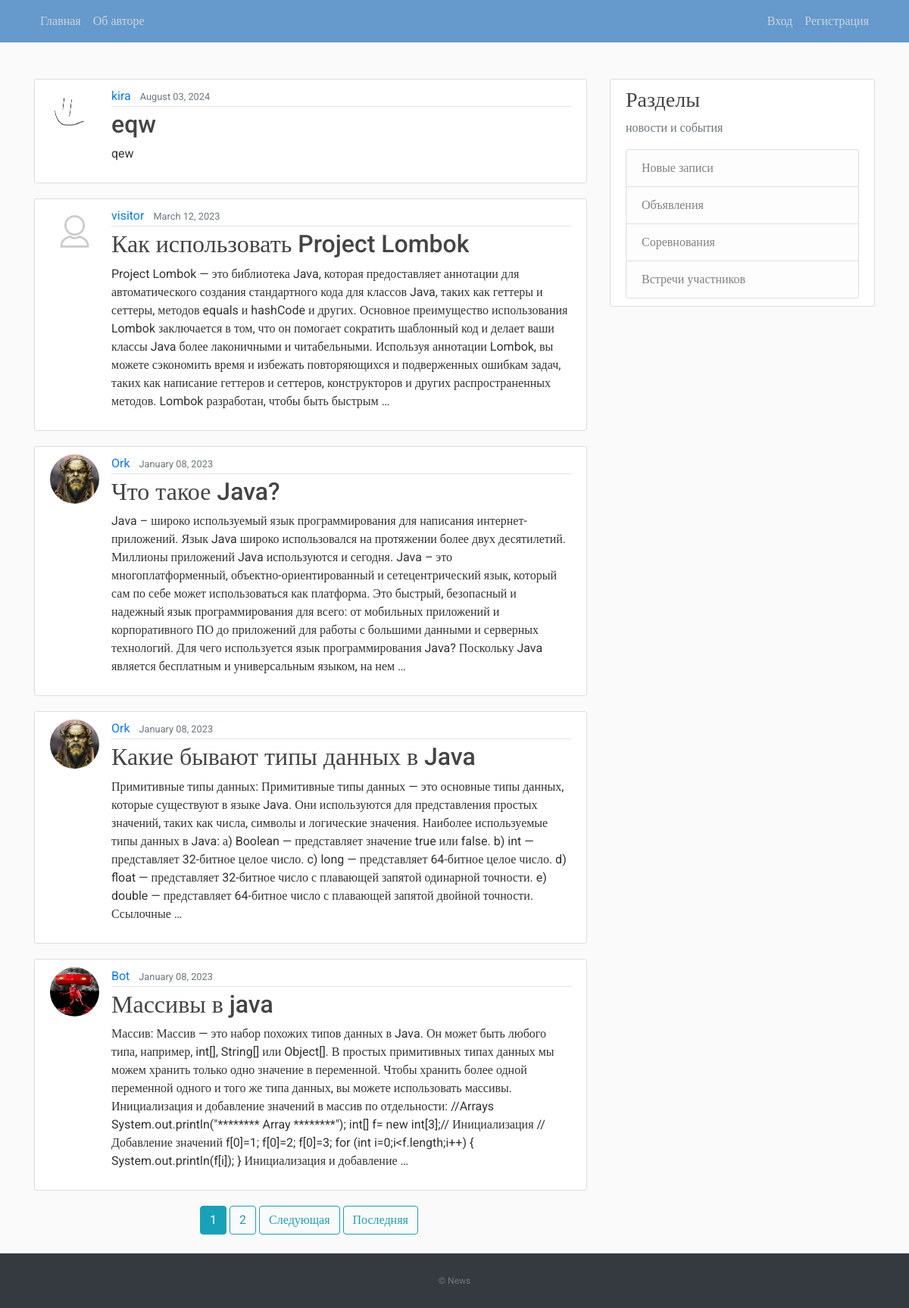
The page / on the database its author committed.
### blog/models.py (models this page shows, shortened)
class Post(models.Model):
    title = models.CharField(max_length=100)
    content = models.TextField()
    date_posted = models.DateTimeField(default=timezone.now)
    author = models.ForeignKey(User, on_delete=models.CASCADE)

### users/models.py (models this page shows, shortened)
class Profile(models.Model):
    user = models.OneToOneField(User, on_delete=models.CASCADE)
    image = models.ImageField(default='default.jpg', upload_to='profile_pics')

### blog/views.py (the view)
# urls.py: path('', PostListView.as_view(), name='blog-home'),
class PostListView(ListView):
    model = Post
    template_name = 'blog/home.html'
    context_object_name = 'posts'
    ordering = ['-date_posted']
    paginate_by = 5

### blog/templates/blog/home.html (shortened to what this page needs)
﻿{% extends "blog/base.html" %}
{% block content %}
    {% for post in posts %}
        <article class="media content-section">
          <img class="rounded-circle article-img" src="{{ post.author.profile.image.url }}">
          <div class="media-body">
            <div class="article-metadata">
              <a class="mr-2" href="{% url 'user-posts' post.author.username %}">{{ post.author }}</a>
              <small class="text-muted">{{ post.date_posted|date:"F d, Y" }}</small>
            </div>
            <h2><a class="article-title" href="{% url 'post-detail' post.id %}">{{ post.title }}</a></h2>
            <p class="article-content">{{ post.content|truncatewords:80 }}</p>
          </div>
        </article>
    {% endfor %}
    <div class="pagination justify-content-center">
    {% if is_paginated %}
      {% for num in page_obj.paginator.page_range %}
        {% if page_obj.number == num %}
          <a class="btn btn-info mb-4 mr-1" href="?page={{ num }}">{{ num }}</a>
        {% elif num > page_obj.number|add:'-3' and num < page_obj.number|add:'3' %}
          <a class="btn btn-outline-info mb-4 mr-1" href="?page={{ num }}">{{ num }}</a>
        {% endif %}
      {% endfor %}
      {% if page_obj.has_next %}
        <a class="btn btn-outline-info mb-4 mr-1" href="?page={{ page_obj.next_page_number }}">Следующая</a>
        <a class="btn btn-outline-info mb-4 mr-1" href="?page={{ page_obj.paginator.num_pages }}">Последняя</a>
      {% endif %}
    {% endif %}
  </div>
{% endblock content %}

### blog/templates/blog/base.html (shortened to what this page needs)
﻿{% load static %}
<!DOCTYPE html>
<html>
<head>
    <link rel="stylesheet" href="https://maxcdn.bootstrapcdn.com/bootstrap/4.0.0/css/bootstrap.min.css">
    <link rel="stylesheet" type="text/css" href="{% static 'blog/main.css' %}">
    <link href='https://unpkg.com/boxicons@2.1.2/css/boxicons.min.css' rel='stylesheet'>
</head>
<body>
    <header class="site-header">
        <nav class="navbar navbar-expand-md navbar-dark bg-blue fixed-top">
            <div class="container">
                <div class="collapse navbar-collapse" id="navbarToggle">
                    <div class="navbar-nav mr-auto">
                        <a class="nav-item nav-link" href="{% url 'blog-home' %}">Главная</a>
                        <a class="nav-item nav-link" href="{% url 'blog-about' %}">Об авторе</a>
                    </div>
                    <div class="navbar-nav">
                        {% if user.is_authenticated %}
                            <a class="nav-item nav-link" href="{% url 'post-create' %}">Новая запись</a>
                            <a class="nav-item nav-link" href="{% url 'profile' %}">Профиль</a>
                            <form id="logout-form" action="{% url 'logout' %}" method="POST" class="nav-item nav-link">
                                {% csrf_token %}
                                <button type="submit" class="btn btn-link nav-link" style="padding: 0;">Выход</button>
                            </form>
                        {% else %}
                            <a class="nav-item nav-link" href="{% url 'login' %}">Вход</a>
                            <a class="nav-item nav-link" href="{% url 'register' %}">Регистрация</a>
                        {% endif %}
                    </div>
                </div>
            </div>
        </nav>
    </header>
    <main role="main" class="container">
        <div class="row">
            <div class="col-md-8">
                {% block content %}{% endblock %}
            </div>
            <div class="col-md-4">
                <div class="content-section">
                    <h3>Разделы</h3>
                    <p class="text-muted">новости и события</p>
                    <ul class="list-group">
                        <li class="list-group-item list-group-item-light">Новые записи</li>
                        <li class="list-group-item list-group-item-light">Объявления</li>
                        <li class="list-group-item list-group-item-light">Соревнования</li>
                        <li class="list-group-item list-group-item-light">Встречи участников</li>
                    </ul>
                </div>
            </div>
        </div>
    </main>
    <footer class="text-center bg-dark">
        <p><a href="{% url 'blog-home' %}">© News</a></p>
    </footer>
</body>
</html>

### blog/static/blog/main.css (style rules this page uses)
﻿body, html { width:100%; height:100% }
body { margin:0; padding:0; background: #fafafa; color: #333333; margin-top: 5rem; font-family:Roboto; }
h1, h2, h3, h4, h5, h6 { color: #444444; }
ul { margin: 0; }
.bg-blue { background-color: #6699cc; }
.site-header .navbar-nav .nav-link { color: #cbd5db; }
.content-section { background: #ffffff; padding: 10px 20px; border: 1px solid #dddddd; border-radius: 3px; margin-bottom: 20px; }
.article-title { color: #444444; }
.article-content { white-space: pre-line; }
.article-img { height: 65px; width: 65px; margin-right: 16px; }
.article-metadata { padding-bottom: 1px; margin-bottom: 4px; border-bottom: 1px solid #e3e3e3 }
footer { position: sticky!important; top: 100%; padding-top:25px; padding-bottom:25px; border-top:1px solid #ddd; }
footer p { margin:2px; text-align:center; padding:0 40px; color:#fff; font-size:12px; }
footer a { color:#777 }

### rows shown on the page
Post: author.profile.image (picture), author "kira", date_posted "August 03, 2024", title "eqw", content "qew"
Post: author.profile.image (placeholder picture), author "visitor", date_posted "March 12, 2023", title "Как использовать Project Lombok", content "Project Lombok — это библиотека Java, которая предоставляет аннотации для автоматического создания стандартного кода для классов Java, таких как геттеры и сеттеры, методов equals и hashCode и других. Основное преимущество использования Lombok заключается в том, что он помогает сократить шаблонный код и делает ваши классы Java более лаконичными и читабельными. Используя аннотации Lombok, вы можете сэкономить время и избежать повторяющихся и подверженных ошибкам задач, таких как написание геттеров и сеттеров, конструкторов и других распространенных методов. Lombok разработан, чтобы быть быстрым …"
Post: author.profile.image (picture), author "Ork", date_posted "January 08, 2023", title "Что такое Java?", content "Java – широко используемый язык программирования для написания интернет-приложений. Язык Java широко использовался на протяжении более двух десятилетий. Миллионы приложений Java используются и сегодня. Java – это многоплатформенный, объектно-ориентированный и сетецентрический язык, который сам по себе может использоваться как платформа. Это быстрый, безопасный и надежный язык программирования для всего: от мобильных приложений и корпоративного ПО до приложений для работы с большими данными и серверных технологий. Для чего используется язык программирования Java? Поскольку Java является бесплатным и универсальным языком, на нем …"
Post: author.profile.image (picture), author "Ork", date_posted "January 08, 2023", title "Какие бывают типы данных в Java", content "Примитивные типы данных: Примитивные типы данных — это основные типы данных, которые существуют в языке Java. Они используются для представления простых значений, таких как числа, символы и логические значения. Наиболее используемые типы данных в Java: а) Boolean — представляет значение true или false. b) int — представляет 32-битное целое число. c) long — представляет 64-битное целое число. d) float — представляет 32-битное число с плавающей запятой одинарной точности. e) double — представляет 64-битное число с плавающей запятой двойной точности. Ссылочные …"
Post: author.profile.image (picture), author "Bot", date_posted "January 08, 2023", title "Массивы в java", content "Массив: Массив — это набор похожих типов данных в Java. Он может быть любого типа, например, int[], String[] или Object[]. В простых примитивных типах данных мы можем хранить только одно значение в переменной. Чтобы хранить более одной переменной одного и того же типа данных, вы можете использовать массивы. Инициализация и добавление значений в массив по отдельности: //Arrays System.out.println(\"******** Array ********\"); int[] f= new int[3];// Инициализация // Добавление значений f[0]=1; f[0]=2; f[0]=3; for (int i=0;i<f.length;i++) { System.out.println(f[i]); } Инициализация и добавление …"

### other values the page prints
{{ num }} "1"
{{ num }} "2"
